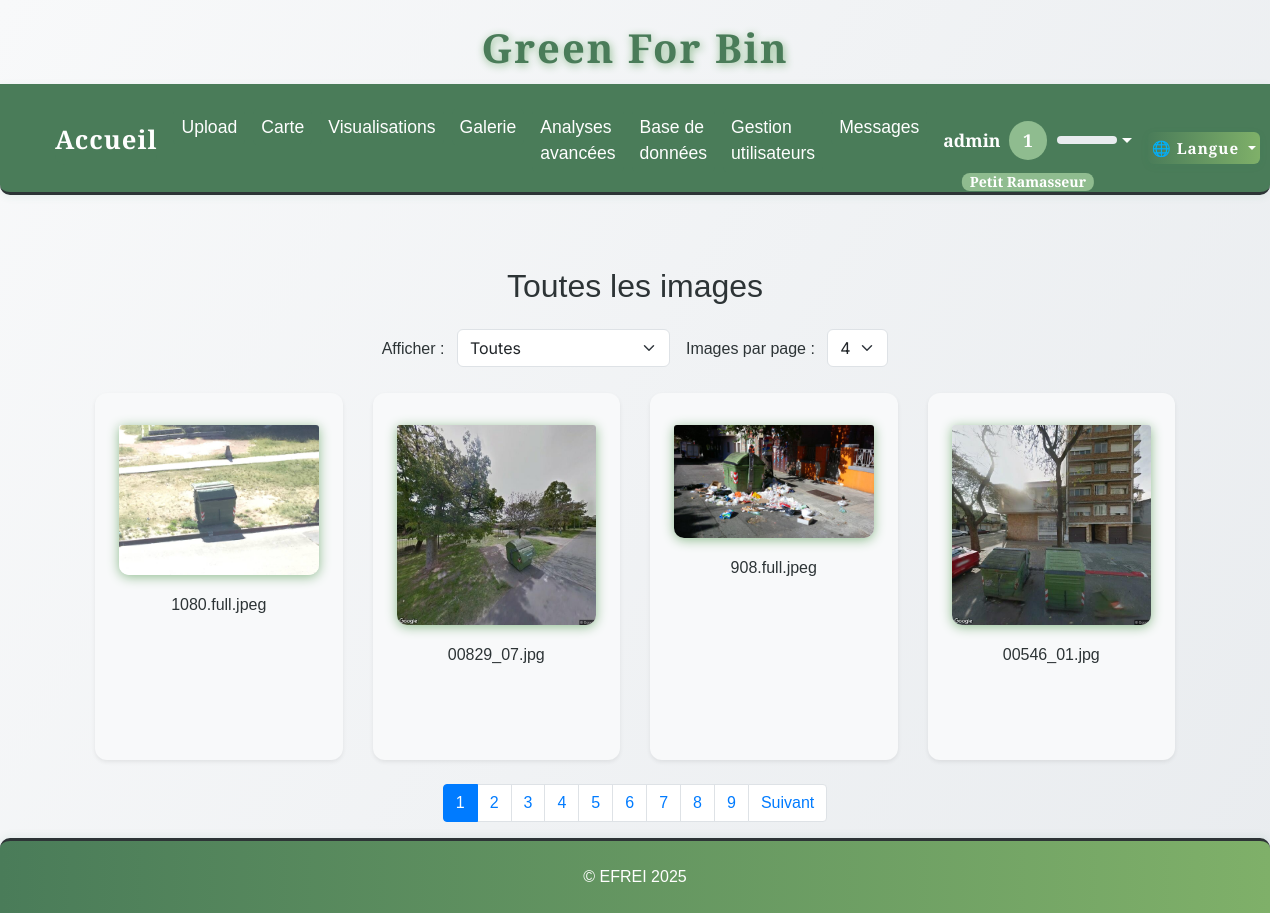
The app's page /gallery (signed in), older data.
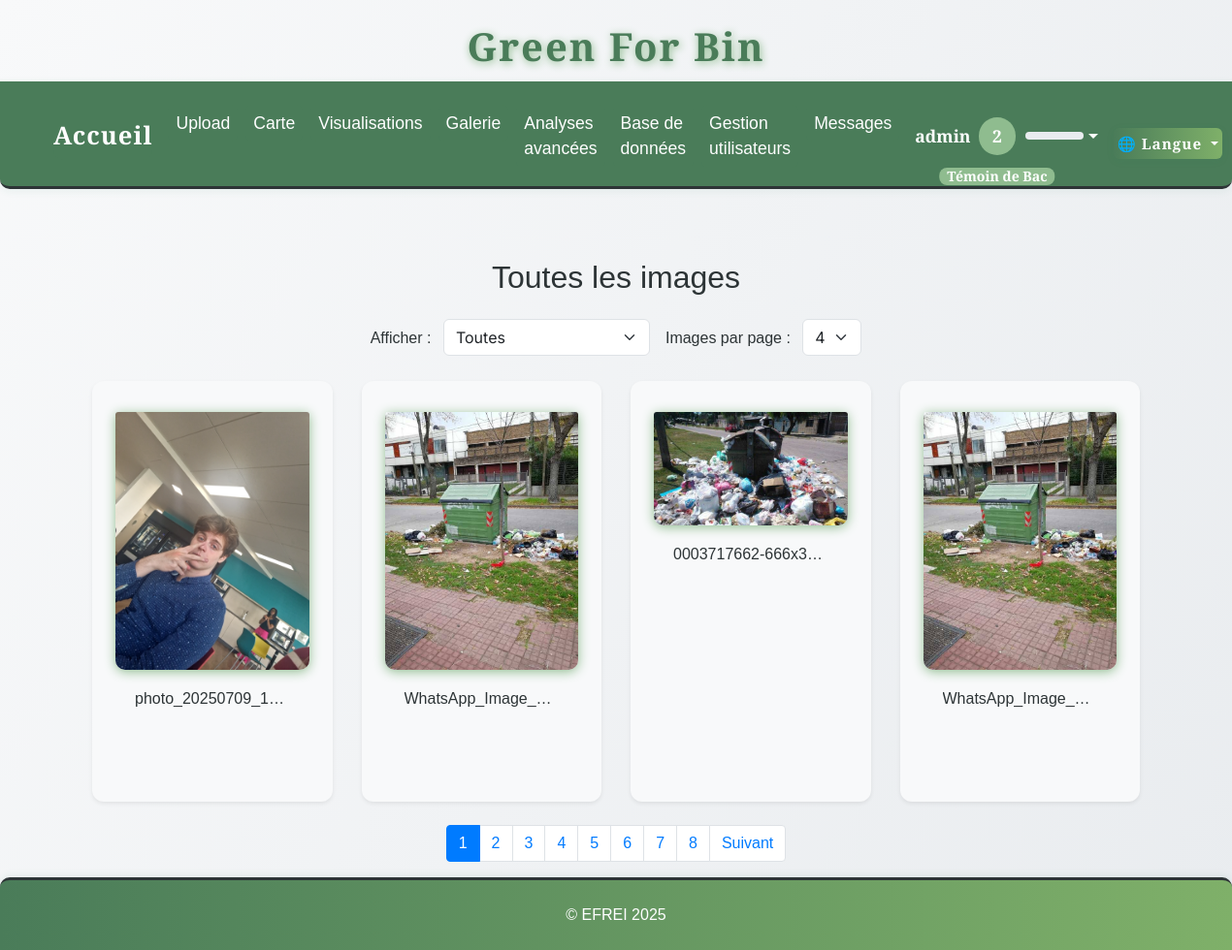
The same page, newer data.
### tables this page shows
CREATE TABLE images (
                id INTEGER PRIMARY KEY AUTOINCREMENT,
                filename TEXT,
                upload_date TEXT,
                annotation TEXT,
                width INTEGER,
                height INTEGER,
                file_size INTEGER,
                avg_color TEXT,
                hist_rgb TEXT,
                hist_lum TEXT,
                contrast INTEGER,
                contour_count INTEGER,
                localisation TEXT,
                std_h REAL,
                std_s REAL,
                std_v REAL
            );

### app.py (the view, shortened to what this page needs)
@app.route('/gallery')
@login_required
def gallery():
    page = int(request.args.get('page', 1))
    per_page = int(request.args.get('per_page', 4))  # on récupère per_page aussi, défaut 4
    offset = (page - 1) * per_page
    category = request.args.get('category', 'toutes')  # par défaut 'toutes'
    with sqlite3.connect(DB_PATH) as conn:
        conn.row_factory = sqlite3.Row
        c = conn.cursor()
        if category == 'vides':
            c.execute("SELECT * FROM images WHERE annotation LIKE '%vide%' ORDER BY id DESC LIMIT ? OFFSET ?", (per_page, offset))
            images = [dict(row) for row in c.fetchall()]
            c.execute("SELECT COUNT(*) FROM images WHERE annotation LIKE '%vide%'")
            total = c.fetchone()[0]
            title = "Images vides"
        elif category == 'pleines':
            c.execute("SELECT * FROM images WHERE annotation LIKE '%pleine%' ORDER BY id DESC LIMIT ? OFFSET ?", (per_page, offset))
            images = [dict(row) for row in c.fetchall()]
            c.execute("SELECT COUNT(*) FROM images WHERE annotation LIKE '%pleine%'")
            total = c.fetchone()[0]
            title = "Images pleines"
        else:  # category == 'toutes' ou autre valeur
            c.execute("SELECT * FROM images ORDER BY id DESC LIMIT ? OFFSET ?", (per_page, offset))
            images = [dict(row) for row in c.fetchall()]
            c.execute("SELECT COUNT(*) FROM images")
            total = c.fetchone()[0]
            title = "Toutes les images"
    total_pages = max(ceil(total / per_page), 1)
    return render_template(
        'gallery.html',
        images=images,
        page=page,
        total_pages=total_pages,
        category=category,
        per_page=per_page,
        title=title
    )

### app.py (called while the page is built)
def get_locale():
    return session.get('lang', request.accept_languages.best_match(['en', 'fr']))

@app.context_processor
def inject_locale():
    return dict(get_locale=get_locale)

@app.context_processor
def inject_user_level():
    def user_level():
        if 'user_id' in session:
            try:
                with sqlite3.connect(DB_PATH) as conn:
                    c = conn.cursor()
                    c.execute("SELECT xp FROM users WHERE id = ?", (session['user_id'],))
                    row = c.fetchone()
                    xp = row[0] if row and row[0] is not None else 0
                return get_user_level(xp)
            except Exception as e:
                print(f"[USER LEVEL] {e}")
        return get_user_level(0)
    return dict(user_level=user_level)

def login_required(f):
    @wraps(f)
    def decorated_function(*args, **kwargs):
        if 'user_id' not in session:
            flash(_('Vous devez être connecté pour accéder à cette page.'), 'error')
            return redirect(url_for('login'))
        return f(*args, **kwargs)
    return decorated_function

### templates/gallery.html (shortened to what this page needs)
{% extends 'base.html' %}
{% block content %}
<div class="container mt-5">
  <h2 class="text-center mb-4">{{ _(title) }}</h2>
  <form method="get" class="mb-4 text-center d-flex justify-content-center align-items-center gap-3 flex-wrap">
    <div>
      <label for="category" class="form-label me-2">Afficher :</label>
      <select name="category" id="category" onchange="this.form.submit()" class="form-select d-inline-block w-auto">
        <option value="toutes" {% if category == 'toutes' %}selected{% endif %}>Toutes</option>
      </select>
    </div>
    <div>
      <label for="per_page" class="form-label me-2">Images par page :</label>
      <select name="per_page" id="per_page" onchange="this.form.submit()" class="form-select d-inline-block w-auto">
        <option value="4" {% if per_page == 4 %}selected{% endif %}>4</option>
      </select>
    </div>
  </form>
  <div class="row row-cols-1 row-cols-sm-2 row-cols-md-2 row-cols-lg-4 g-4">
    {% for image in images %}
    <div class="col">
      <div class="card h-100 shadow-sm">
        <img src="{{ url_for('static', filename='uploads/' + image['filename']) }}" class="card-img-top" alt="image" style="cursor:pointer" data-bs-toggle="modal" data-bs-target="#modal-{{ loop.index }}">
        <div class="card-body">
          <h6 class="card-title text-truncate text-center">{{ image['filename'] }}</h6>
        </div>
      </div>
    </div>
    {% endfor %}
  </div>
  <div class="d-flex justify-content-center mt-4">
    <nav>
      <ul class="pagination">
        {% for p in range(1, total_pages + 1) %}
        <li class="page-item {% if p == page %}active{% endif %}">
          <a class="page-link" href="{{ url_for('gallery', page=p, category=category, per_page=per_page) }}">{{ p }}</a>
        </li>
        {% endfor %}
        {% if page < total_pages %}
        <li class="page-item">
          <a class="page-link" href="{{ url_for('gallery', page=page+1, category=category, per_page=per_page) }}">Suivant</a>
        </li>
        {% endif %}
      </ul>
    </nav>
  </div>
</div>
{% endblock %}

Row changes from the older to the newer data that the page shows:
removed images: filename (picture), filename "1080.full.jpeg"
removed images: filename (picture), filename "00829_07.jpg"
removed images: filename (picture), filename "908.full.jpeg"
removed images: filename (picture), filename "00546_01.jpg"
now on this page (row edited): images: filename (picture), filename "photo_20250709_1…"
now on this page (row edited): images: filename (picture), filename "WhatsApp_Image_…"
now on this page (row edited): images: filename (picture), filename "0003717662-666x3…"
now on this page (row edited): images: filename (picture), filename "WhatsApp_Image_…"
Text that changed along with them:
{{ lvl.level }}: "1" → "2"
text no longer shown: "Petit Ramasseur"
text now shown: "Témoin de Bac"
list line gone: "9"
